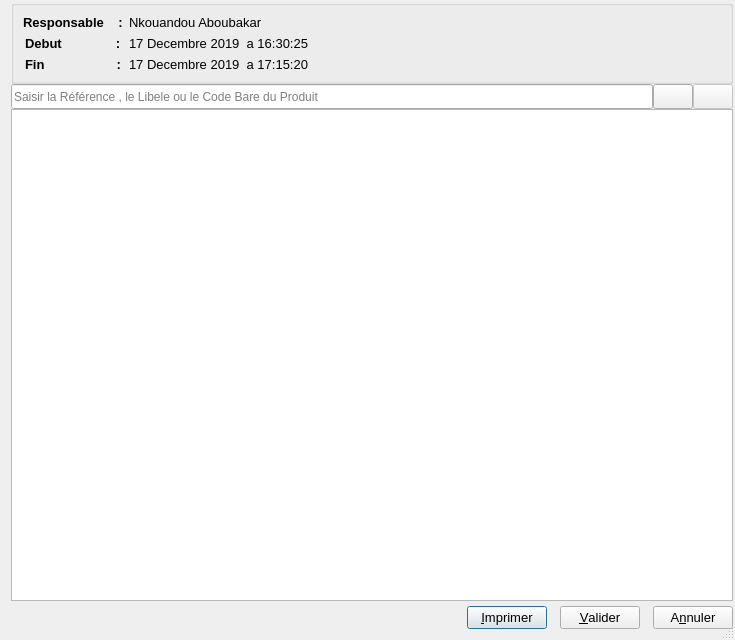
<?xml version="1.0" encoding="UTF-8"?>
<ui version="4.0">
 <class>InventoryDialog</class>
 <widget class="QDialog" name="InventoryDialog">
  <property name="enabled">
   <bool>true</bool>
  </property>
  <property name="geometry">
   <rect>
    <x>0</x>
    <y>0</y>
    <width>735</width>
    <height>640</height>
   </rect>
  </property>
  <property name="windowTitle">
   <string>Inventaire Des Produits</string>
  </property>
  <property name="windowIcon">
   <iconset resource="resources.qrc">
    <normaloff>:/main/logo.png</normaloff>:/main/logo.png</iconset>
  </property>
  <property name="sizeGripEnabled">
   <bool>true</bool>
  </property>
  <property name="modal">
   <bool>false</bool>
  </property>
  <layout class="QGridLayout" name="mainlyt_">
   <property name="topMargin">
    <number>0</number>
   </property>
   <property name="rightMargin">
    <number>2</number>
   </property>
   <property name="spacing">
    <number>0</number>
   </property>
   <item row="3" column="0">
    <widget class="QTreeView" name="tview_items">
     <property name="enabled">
      <bool>true</bool>
     </property>
     <property name="sizePolicy">
      <sizepolicy hsizetype="Expanding" vsizetype="Expanding">
       <horstretch>0</horstretch>
       <verstretch>6</verstretch>
      </sizepolicy>
     </property>
     <property name="frameShape">
      <enum>QFrame::StyledPanel</enum>
     </property>
     <property name="frameShadow">
      <enum>QFrame::Raised</enum>
     </property>
     <property name="lineWidth">
      <number>2</number>
     </property>
     <property name="sizeAdjustPolicy">
      <enum>QAbstractScrollArea::AdjustToContents</enum>
     </property>
     <property name="editTriggers">
      <set>QAbstractItemView::DoubleClicked|QAbstractItemView::EditKeyPressed</set>
     </property>
     <property name="tabKeyNavigation">
      <bool>false</bool>
     </property>
     <property name="alternatingRowColors">
      <bool>true</bool>
     </property>
     <property name="selectionMode">
      <enum>QAbstractItemView::ExtendedSelection</enum>
     </property>
     <property name="horizontalScrollMode">
      <enum>QAbstractItemView::ScrollPerPixel</enum>
     </property>
     <property name="autoExpandDelay">
      <number>-1</number>
     </property>
     <property name="rootIsDecorated">
      <bool>false</bool>
     </property>
     <property name="uniformRowHeights">
      <bool>true</bool>
     </property>
     <property name="itemsExpandable">
      <bool>false</bool>
     </property>
     <property name="sortingEnabled">
      <bool>true</bool>
     </property>
     <property name="animated">
      <bool>false</bool>
     </property>
     <property name="allColumnsShowFocus">
      <bool>true</bool>
     </property>
     <property name="expandsOnDoubleClick">
      <bool>false</bool>
     </property>
     <attribute name="headerCascadingSectionResizes">
      <bool>true</bool>
     </attribute>
     <attribute name="headerDefaultSectionSize">
      <number>115</number>
     </attribute>
     <attribute name="headerMinimumSectionSize">
      <number>115</number>
     </attribute>
     <attribute name="headerShowSortIndicator" stdset="0">
      <bool>false</bool>
     </attribute>
     <attribute name="headerStretchLastSection">
      <bool>true</bool>
     </attribute>
    </widget>
   </item>
   <item row="6" column="0">
    <layout class="QHBoxLayout" name="hlyt_bottom">
     <property name="spacing">
      <number>0</number>
     </property>
     <item>
      <layout class="QVBoxLayout" name="vlyt_bottom_amount">
       <item>
        <spacer name="vspcr_amount">
         <property name="orientation">
          <enum>Qt::Vertical</enum>
         </property>
         <property name="sizeType">
          <enum>QSizePolicy::Expanding</enum>
         </property>
         <property name="sizeHint" stdset="0">
          <size>
           <width>20</width>
           <height>5</height>
          </size>
         </property>
        </spacer>
       </item>
       <item>
        <layout class="QHBoxLayout" name="hlyt_bottom_btn">
         <property name="spacing">
          <number>0</number>
         </property>
         <item>
          <spacer name="horizontalSpacer">
           <property name="orientation">
            <enum>Qt::Horizontal</enum>
           </property>
           <property name="sizeHint" stdset="0">
            <size>
             <width>40</width>
             <height>20</height>
            </size>
           </property>
          </spacer>
         </item>
         <item>
          <widget class="QPushButton" name="pbtn_hold">
           <property name="maximumSize">
            <size>
             <width>16777215</width>
             <height>23</height>
            </size>
           </property>
           <property name="font">
            <font>
             <pointsize>10</pointsize>
            </font>
           </property>
           <property name="text">
            <string>&amp;Imprimer</string>
           </property>
          </widget>
         </item>
         <item>
          <spacer name="hspcr_left">
           <property name="orientation">
            <enum>Qt::Horizontal</enum>
           </property>
           <property name="sizeType">
            <enum>QSizePolicy::Fixed</enum>
           </property>
           <property name="sizeHint" stdset="0">
            <size>
             <width>13</width>
             <height>20</height>
            </size>
           </property>
          </spacer>
         </item>
         <item>
          <widget class="QPushButton" name="pbtn_validate">
           <property name="maximumSize">
            <size>
             <width>16777215</width>
             <height>23</height>
            </size>
           </property>
           <property name="font">
            <font>
             <pointsize>10</pointsize>
            </font>
           </property>
           <property name="text">
            <string>&amp;Valider</string>
           </property>
           <property name="icon">
            <iconset resource="resources.qrc">
             <normaloff>:/sales/validate.png</normaloff>:/sales/validate.png</iconset>
           </property>
          </widget>
         </item>
         <item>
          <spacer name="hspcr_rihgt">
           <property name="orientation">
            <enum>Qt::Horizontal</enum>
           </property>
           <property name="sizeType">
            <enum>QSizePolicy::Fixed</enum>
           </property>
           <property name="sizeHint" stdset="0">
            <size>
             <width>13</width>
             <height>20</height>
            </size>
           </property>
          </spacer>
         </item>
         <item>
          <widget class="QPushButton" name="pbtn_cancel">
           <property name="maximumSize">
            <size>
             <width>16777215</width>
             <height>23</height>
            </size>
           </property>
           <property name="font">
            <font>
             <pointsize>10</pointsize>
            </font>
           </property>
           <property name="text">
            <string>A&amp;nnuler</string>
           </property>
           <property name="icon">
            <iconset resource="resources.qrc">
             <normaloff>:/sales/cancel.png</normaloff>:/sales/cancel.png</iconset>
           </property>
          </widget>
         </item>
        </layout>
       </item>
      </layout>
     </item>
    </layout>
   </item>
   <item row="1" column="0">
    <layout class="QHBoxLayout" name="hlyt_mid">
     <property name="spacing">
      <number>0</number>
     </property>
     <property name="bottomMargin">
      <number>0</number>
     </property>
     <item>
      <widget class="QLineEdit" name="ledit_reference">
       <property name="sizePolicy">
        <sizepolicy hsizetype="Expanding" vsizetype="Fixed">
         <horstretch>0</horstretch>
         <verstretch>0</verstretch>
        </sizepolicy>
       </property>
       <property name="minimumSize">
        <size>
         <width>255</width>
         <height>25</height>
        </size>
       </property>
       <property name="maximumSize">
        <size>
         <width>16777215</width>
         <height>25</height>
        </size>
       </property>
       <property name="toolTip">
        <string>Saisir la reference article ou le Code Barre </string>
       </property>
       <property name="autoFillBackground">
        <bool>false</bool>
       </property>
       <property name="placeholderText">
        <string>Saisir la Référence , le Libele ou le Code Bare du Produit</string>
       </property>
       <property name="clearButtonEnabled">
        <bool>true</bool>
       </property>
      </widget>
     </item>
     <item>
      <widget class="QPushButton" name="pbtn_add">
       <property name="sizePolicy">
        <sizepolicy hsizetype="Fixed" vsizetype="Fixed">
         <horstretch>0</horstretch>
         <verstretch>0</verstretch>
        </sizepolicy>
       </property>
       <property name="minimumSize">
        <size>
         <width>22</width>
         <height>25</height>
        </size>
       </property>
       <property name="maximumSize">
        <size>
         <width>16777215</width>
         <height>25</height>
        </size>
       </property>
       <property name="toolTip">
        <string>Ajouter un  article</string>
       </property>
       <property name="text">
        <string/>
       </property>
       <property name="icon">
        <iconset resource="resources.qrc">
         <normaloff>:/sales/add.png</normaloff>:/sales/add.png</iconset>
       </property>
      </widget>
     </item>
     <item>
      <widget class="QPushButton" name="pbtn_delete">
       <property name="enabled">
        <bool>false</bool>
       </property>
       <property name="sizePolicy">
        <sizepolicy hsizetype="Fixed" vsizetype="Fixed">
         <horstretch>0</horstretch>
         <verstretch>0</verstretch>
        </sizepolicy>
       </property>
       <property name="minimumSize">
        <size>
         <width>22</width>
         <height>25</height>
        </size>
       </property>
       <property name="maximumSize">
        <size>
         <width>16777215</width>
         <height>25</height>
        </size>
       </property>
       <property name="toolTip">
        <string>Supprimer un article</string>
       </property>
       <property name="text">
        <string/>
       </property>
       <property name="icon">
        <iconset resource="resources.qrc">
         <normaloff>:/sales/delete.png</normaloff>:/sales/delete.png</iconset>
       </property>
       <property name="checkable">
        <bool>false</bool>
       </property>
       <property name="flat">
        <bool>false</bool>
       </property>
      </widget>
     </item>
    </layout>
   </item>
   <item row="0" column="0">
    <widget class="QGroupBox" name="groupBox">
     <property name="sizePolicy">
      <sizepolicy hsizetype="Preferred" vsizetype="Preferred">
       <horstretch>0</horstretch>
       <verstretch>1</verstretch>
      </sizepolicy>
     </property>
     <property name="font">
      <font>
       <pointsize>10</pointsize>
      </font>
     </property>
     <property name="title">
      <string/>
     </property>
     <layout class="QHBoxLayout" name="horizontalLayout">
      <item>
       <layout class="QFormLayout" name="fly_top">
        <property name="labelAlignment">
         <set>Qt::AlignCenter</set>
        </property>
        <property name="formAlignment">
         <set>Qt::AlignHCenter|Qt::AlignTop</set>
        </property>
        <item row="1" column="0">
         <widget class="QLabel" name="label_2">
          <property name="font">
           <font>
            <weight>75</weight>
            <bold>true</bold>
           </font>
          </property>
          <property name="text">
           <string>Debut               :</string>
          </property>
         </widget>
        </item>
        <item row="2" column="0">
         <widget class="QLabel" name="label_3">
          <property name="font">
           <font>
            <weight>75</weight>
            <bold>true</bold>
           </font>
          </property>
          <property name="text">
           <string>Fin                    :</string>
          </property>
         </widget>
        </item>
        <item row="0" column="1">
         <widget class="QLabel" name="lbl_reponsable">
          <property name="text">
           <string>Nkouandou Aboubakar</string>
          </property>
         </widget>
        </item>
        <item row="1" column="1">
         <widget class="QLabel" name="lbl_date_started">
          <property name="text">
           <string>17 Decembre 2019  a 16:30:25</string>
          </property>
         </widget>
        </item>
        <item row="2" column="1">
         <widget class="QLabel" name="lbl_date_ended">
          <property name="text">
           <string>17 Decembre 2019  a 17:15:20</string>
          </property>
         </widget>
        </item>
        <item row="0" column="0">
         <widget class="QLabel" name="label_1">
          <property name="font">
           <font>
            <weight>75</weight>
            <bold>true</bold>
           </font>
          </property>
          <property name="text">
           <string>Responsable    :</string>
          </property>
         </widget>
        </item>
       </layout>
      </item>
     </layout>
    </widget>
   </item>
  </layout>
  <action name="actn_add_">
   <property name="text">
    <string>Ajout manuel</string>
   </property>
   <property name="toolTip">
    <string>Ajouter manuellement un article</string>
   </property>
   <property name="shortcut">
    <string>F1</string>
   </property>
  </action>
  <action name="actn_list_">
   <property name="text">
    <string>Lister les articles</string>
   </property>
   <property name="toolTip">
    <string>Lister les articles</string>
   </property>
   <property name="shortcut">
    <string>Ctrl+F</string>
   </property>
  </action>
  <action name="actn_validate_">
   <property name="text">
    <string>Valider Facture</string>
   </property>
   <property name="toolTip">
    <string>Valider Facture</string>
   </property>
   <property name="shortcut">
    <string>F3</string>
   </property>
  </action>
  <action name="actn_delete_">
   <property name="text">
    <string>Supprimer</string>
   </property>
   <property name="shortcut">
    <string>Del</string>
   </property>
  </action>
  <action name="actn_full_screen_">
   <property name="text">
    <string>Show Full Screen</string>
   </property>
   <property name="toolTip">
    <string>Show Full Screen</string>
   </property>
   <property name="shortcut">
    <string>F11</string>
   </property>
  </action>
  <action name="actn_contiue_saling_">
   <property name="text">
    <string>Contiue Saling </string>
   </property>
   <property name="toolTip">
    <string>Contiue Saling </string>
   </property>
   <property name="shortcut">
    <string>Esc</string>
   </property>
  </action>
 </widget>
 <tabstops>
  <tabstop>ledit_reference</tabstop>
  <tabstop>pbtn_add</tabstop>
  <tabstop>pbtn_delete</tabstop>
  <tabstop>tview_items</tabstop>
  <tabstop>pbtn_hold</tabstop>
  <tabstop>pbtn_validate</tabstop>
  <tabstop>pbtn_cancel</tabstop>
 </tabstops>
 <resources>
  <include location="resources.qrc"/>
 </resources>
 <connections/>
</ui>
